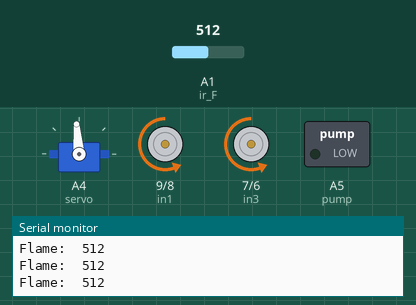
Recording of a sketch running on a simulated Arduino Uno, built with avr-gcc and run on an emulated ATmega328P. Shown: servo, motor-driver pin pairs drawn as motors (green arrow = first pin HIGH = forward, orange = second pin HIGH = backward, longer = more drive, scaled by the enable pin), switched loads named in the sketch (green lamp = pin HIGH), the last lines printed to the serial monitor. Wiring (inferred from the names in the program): servo: signal A4. Inputs (shaded band) come from the test bench; at power-on: A1 (ir_F) = 512. Servo pulses on a pin are drawn as a servo (544–2400 µs = 0–180°); pins used as bus, display or sensor lines are not drawn.

Above: at 3.76 s.
4.0 s: A1 (ir_F) set to 367
7.0 s: A1 (ir_F) set to 340
10.0 s: A1 (ir_F) set to 511
At 10.64 s:
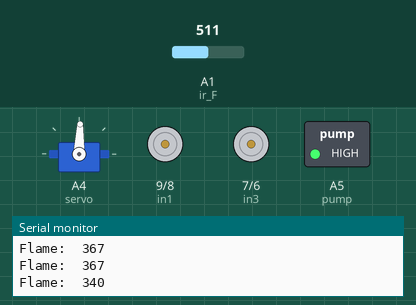
13.0 s: A1 (ir_F) set to 306
16.0 s: A1 (ir_F) set to 716
At 17.01 s:
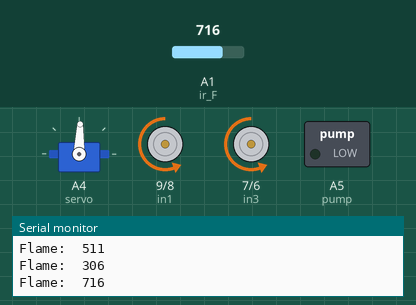
Timing chart, 0 to 20.0 s (numbered marks = the images above; inputs shaded):
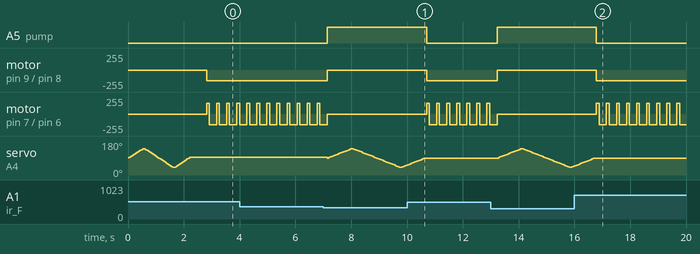

Measured:
- after the input at 7.0 s, A5 (pump): LOW → HIGH after 0.14 s; motor on pin 9 (in1) / pin 8 (in2): backward 160/255 → stopped after 0.14 s
- after the input at 10.0 s, A5 (pump): HIGH → LOW after 0.70 s; motor on pin 9 (in1) / pin 8 (in2): stopped → backward 160/255 after 0.70 s; motor on pin 7 (in3) / pin 6 (in4): alternates forward 160/255 for 0.10 s and backward 160/255 for 0.26 s, starting after 0.70 s; servo on A4 (servo): goes on until 10.6 s, then stays 88°
- after the input at 13.0 s, A5 (pump): LOW → HIGH after 0.23 s; motor on pin 9 (in1) / pin 8 (in2): backward 160/255 → stopped after 0.23 s
- after the input at 16.0 s, A5 (pump): HIGH → LOW after 0.79 s; motor on pin 9 (in1) / pin 8 (in2): stopped → backward 160/255 after 0.79 s; motor on pin 7 (in3) / pin 6 (in4): alternates forward 160/255 for 0.10 s and backward 160/255 for 0.26 s, starting after 0.79 s; servo on A4 (servo): goes on until 16.7 s, then stays 88°

The sketch:

fire_fighter.ino
```cpp
#define enA 10  //Enable1 L298 Pin enA
#define in1 9   //Motor1  L298 Pin in1
#define in2 8   //Motor1  L298 Pin in2
#define in3 7   //Motor2  L298 Pin in3
#define in4 6   //Motor2  L298 Pin in4
#define enB 5   //Enable2 L298 Pin enB
#define ir_R A0
#define ir_F A1 //vvvvvvvvvvvv
#define ir_L A2
#define servo A4
#define pump A5

int Speed = 160; // Write The Duty Cycle 0 to 255 Enable for Motor Speed
int s1, s2, s3;

void servoPulse(int pin, int angle) {
  int pwm = (angle * 11) + 500; // Convert angle to microseconds
  digitalWrite(pin, HIGH);
  delayMicroseconds(pwm);
  digitalWrite(pin, LOW);
  delay(50); // Refresh cycle of servo
}

void forword() { //forword
  digitalWrite(in1, HIGH); //Right Motor forword Pin
  digitalWrite(in2, LOW);  //Right Motor backword Pin
  digitalWrite(in3, LOW);  //Left Motor backword Pin
  digitalWrite(in4, HIGH); //Left Motor forword Pin
}

void backword() { //backword
  digitalWrite(in1, LOW);  //Right Motor forword Pin
  digitalWrite(in2, HIGH); //Right Motor backword Pin
  digitalWrite(in3, HIGH); //Left Motor backword Pin
  digitalWrite(in4, LOW);  //Left Motor forword Pin
}

void turnRight() { //turnRight
  digitalWrite(in1, LOW);  //Right Motor forword Pin
  digitalWrite(in2, HIGH); //Right Motor backword Pin
  digitalWrite(in3, LOW);  //Left Motor backword Pin
  digitalWrite(in4, HIGH); //Left Motor forword Pin
}

void turnLeft() { //turnLeft
  digitalWrite(in1, HIGH); //Right Motor forword Pin
  digitalWrite(in2, LOW);  //Right Motor backword Pin
  digitalWrite(in3, HIGH); //Left Motor backword Pin
  digitalWrite(in4, LOW);  //Left Motor forword Pin
}

void Stop() { //stop
  digitalWrite(in1, LOW); //Right Motor forword Pin
  digitalWrite(in2, LOW); //Right Motor backword Pin
  digitalWrite(in3, LOW); //Left Motor backword Pin
  digitalWrite(in4, LOW); //Left Motor forword Pin
}

void setup() { // put your setup code here, to run once
  Serial.begin(9600); // start serial communication at 9600bps
  // pinMode(ir_R, INPUT);   // declare fire sensor pin as input
  pinMode(ir_F, INPUT);   // declare fire sensor pin as input
  // pinMode(ir_L, INPUT);   // declare fire sensor pin as input
  pinMode(enA, OUTPUT);   // declare as output for L298 Pin enA
  pinMode(in1, OUTPUT);   // declare as output for L298 Pin in1
  pinMode(in2, OUTPUT);   // declare as output for L298 Pin in2
  pinMode(in3, OUTPUT);   // declare as output for L298 Pin in3
  pinMode(in4, OUTPUT);   // declare as output for L298 Pin in4
  pinMode(enB, OUTPUT);   // declare as output for L298 Pin enB
  pinMode(servo, OUTPUT);
  pinMode(pump, OUTPUT);
  Serial.println("Initializing Motors....");

  for (int angle = 90; angle <= 140; angle += 5) {
    servoPulse(servo, angle);
  }
  for (int angle = 140; angle >= 40; angle -= 5) {
    servoPulse(servo, angle);
  }
  for (int angle = 40; angle <= 95; angle += 5) {
    servoPulse(servo, angle);
  }

  analogWrite(enA, Speed); // Write The Duty Cycle 0 to 255 Enable Pin A for Motor1 Speed
  analogWrite(enB, Speed); // Write The Duty Cycle 0 to 255 Enable Pin B for Motor2 Speed
  delay(500);
}

void loop() {
  // s1 = analogRead(ir_R);
  s2 = analogRead(ir_F);
  // s3 = analogRead(ir_L);

  //=============================================================
  // Auto Control
  //=============================================================
  Serial.print("Flame:\t");
  Serial.println(s2);
  // Serial.print(s2);
  // Serial.print("\t");
  // Serial.println(s3);
  delay(50);

  if (s2 < 350) {
    Stop();
    digitalWrite(pump, 1);
    for (int angle = 90; angle <= 140; angle += 3) {
      servoPulse(servo, angle);
    }
    for (int angle = 140; angle >= 40; angle -= 3) {
      servoPulse(servo, angle);
    }
    for (int angle = 40; angle <= 90; angle += 3) {
      servoPulse(servo, angle);
    }
  }
  else if (s2 >= 251 && s2 <= 800) {
    digitalWrite(pump, 0);
    backword();
    delay(100);
    turnRight();
    delay(200);
  }
  else {
    digitalWrite(pump, 0);
    backword();
    delay(100);
    turnRight();
    delay(200);
    turnRight();
    delay(200);
  }

  delay(10);
}
```
